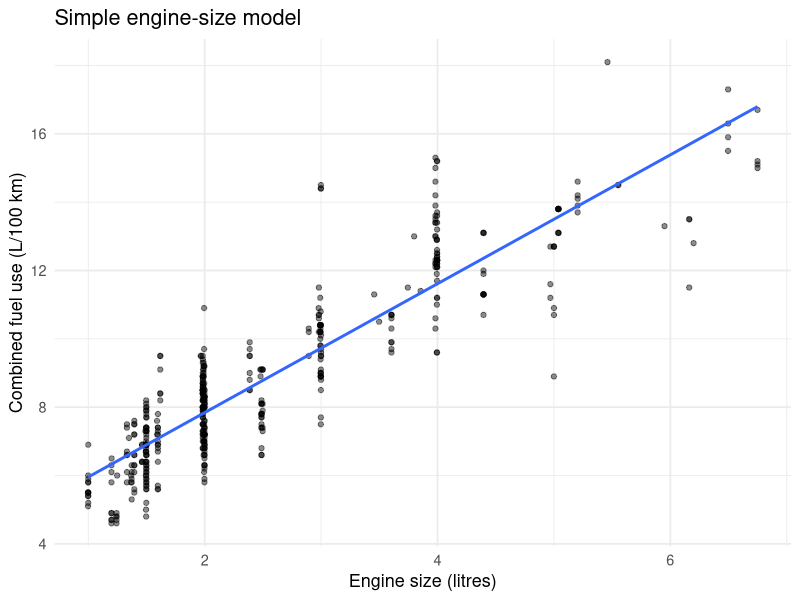

Write R code to recreate this figure.
## ---- chunk 1
library(readr)
library(dplyr)
library(ggplot2)
library(tibble)
library(broom)

vehicles <- read_csv("nz_vehicles_2025.csv", show_col_types = FALSE) |>
  mutate(
    # SALOON is the raw CSV value; display it as Sedan for us.
    station_wagon = factor(
      if_else(body_type == "STATION WAGON", "Station wagon", "Other"),
      levels = c("Station wagon", "Other")
    ),
    body_type = factor(
      body_type,
      levels = c("STATION WAGON", "HATCHBACK", "SALOON", "SPORTS CAR", "CONVERTIBLE"),
      labels = c("Station wagon", "Hatchback", "Sedan", "Sports car", "Convertible")
    )
  )

glimpse(vehicles)
count(vehicles, body_type)
## ---- chunk 2
engine_model <- vehicles |>
  lm(fuel_use_l_per_100km ~ engine_l, data = _)

# Or as above
engine_model <- lm(fuel_use_l_per_100km ~ engine_l, data = vehicles)

engine_model
tidy(engine_model)
## ---- chunk 3
ggplot(vehicles, aes(engine_l, fuel_use_l_per_100km)) +
  geom_point(alpha = 0.45) +
  geom_smooth(method = "lm", se = FALSE) +
  labs(
    x = "Engine size (litres)",
    y = "Combined fuel use (L/100 km)",
    title = "Simple engine-size model"
  ) +
  theme_minimal(base_size = 13)
## ---- chunk 4
# Your code here
## ---- chunk 5
# Your code here
## ---- chunk 6
binary_model <- lm(fuel_use_l_per_100km ~ engine_l + station_wagon, data = vehicles)

tidy(binary_model)

# Pull out the values used in fitting the model to see how the
# station_wagon variable is treated.
model.matrix(binary_model) |> head()
## ---- chunk 7
# Your code here
## ---- chunk 8
body_model <- lm(
  fuel_use_l_per_100km ~ engine_l + body_type,
  data = vehicles
)

tidy(body_model)
## ---- chunk 9
# Your code here
## ---- chunk 10
new_body_vehicles <- tibble(
  engine_l = 2,
  body_type = factor(
    levels(vehicles$body_type),
    levels = levels(vehicles$body_type)
  )
)

new_body_vehicles |>
  mutate(predicted_fuel_use = predict(body_model, newdata = new_body_vehicles))
## ---- chunk 11
sports_car_new <- tibble(
  engine_l = 2,
  body_type = "Sports car" # Match the factor level exactly.
)

sports_car_new |>
  mutate(predicted_fuel_use = predict(body_model, newdata = sports_car_new))
## ---- chunk 12
# Your code here
## ---- chunk 13
# Your code here: fit and print mass_model,
# mass_binary_model, and mass_body_model; inspect their coefficients.
## ---- chunk 14
# Your code here: compare the simple and adjusted mass slopes.
## ---- chunk 15
# Your code here: predict for every body type at gross_mass_kg = 2000.
## ---- chunk 16
# Your code here: compare glance(mass_model),
# glance(mass_binary_model), and glance(mass_body_model).
## ---- chunk 17
Coffee <- read.csv("coffee_tasting_balanced.csv")

Coffee <- Coffee |>
  mutate(
    Coffee = factor(Coffee),
    Time = factor(Time),
    Day = factor(Day)
  )

count(Coffee, Coffee)
## ---- chunk 18
grand <- mean(Coffee$Rating)

CoffeeAdj <- Coffee |>
  group_by(Day) |>
  mutate(DayMean = mean(Rating)) |>
  group_by(Time) |>
  mutate(
    TimeMean = mean(Rating),
    AdjRating = Rating - DayMean - TimeMean + 2 * grand
  ) |>
  ungroup()

hand_adjusted_means <- CoffeeAdj |>
  group_by(Coffee) |>
  summarise(
    hand_adjusted_mean = mean(AdjRating),
    .groups = "drop"
  )
## ---- chunk 19
# Your code here
## ---- chunk 20
# Your code here
